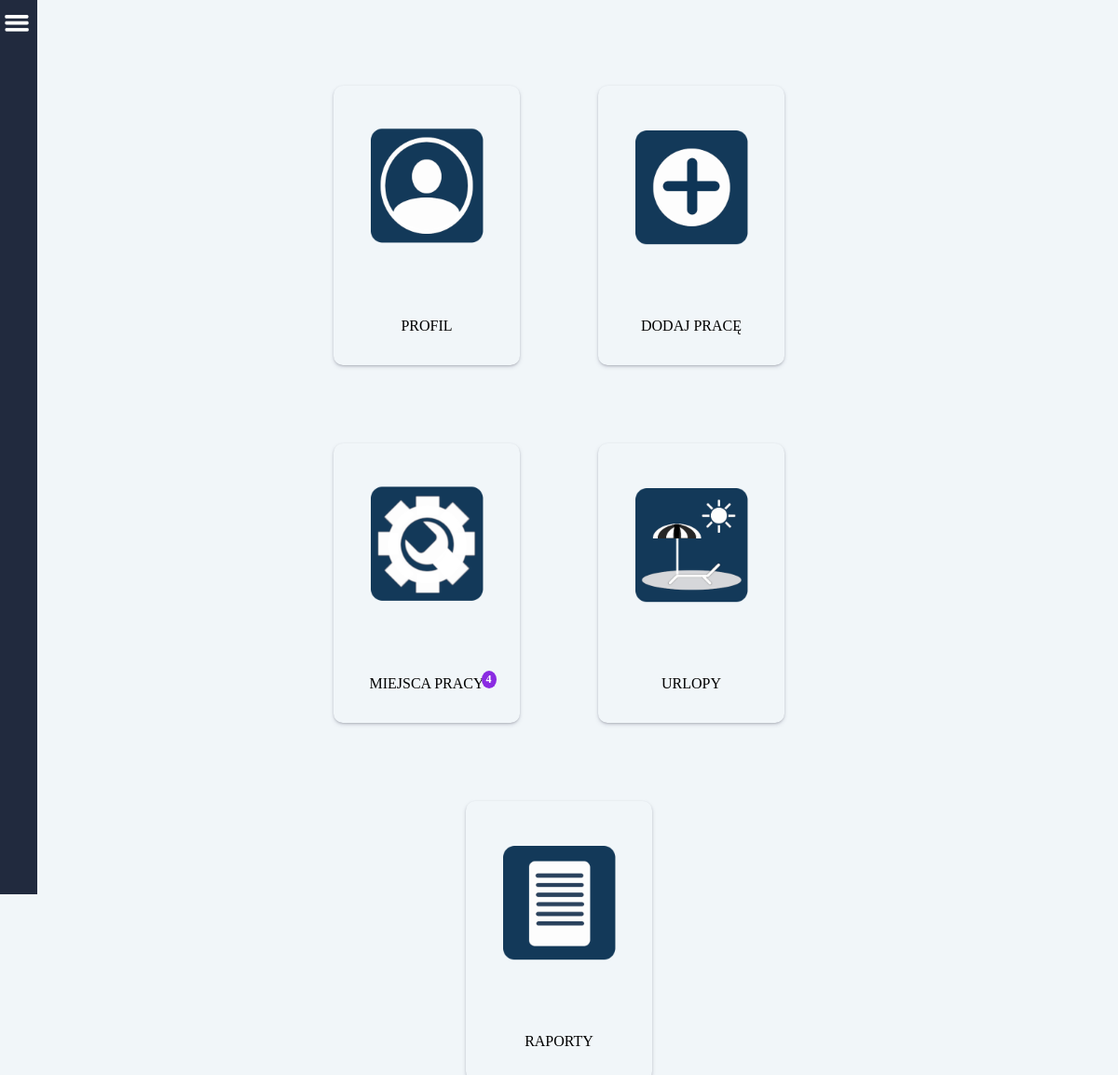
The page /home/ (signed in) on the database as committed earlier.
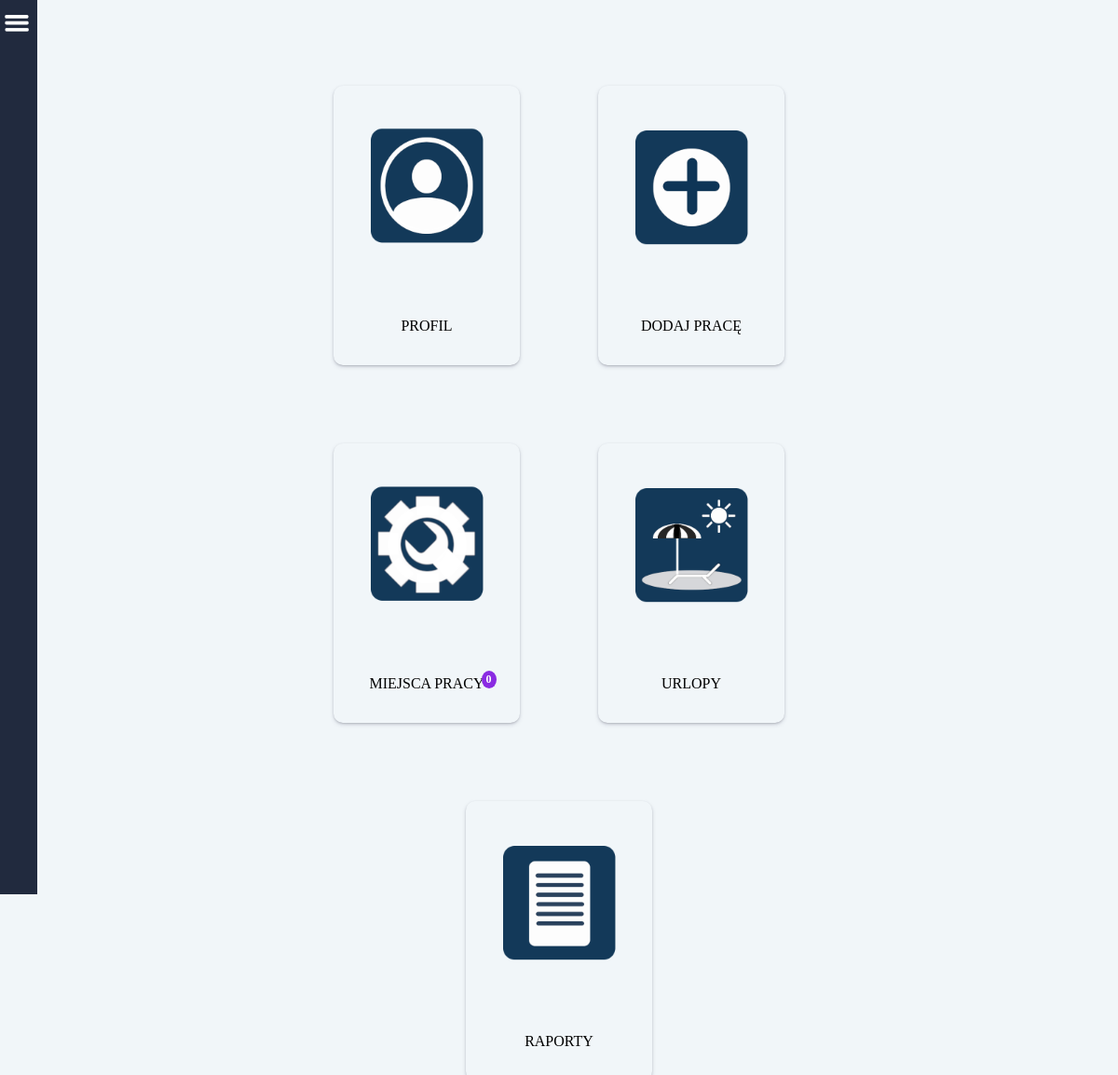
The same page on the database as committed later.
### users/models.py (models this page shows, shortened)
class CustomUser(AbstractBaseUser, PermissionsMixin):
    username = models.CharField(
        _('Użytkownik'),
        null=True,
        max_length= 255,
        )
    email = models.EmailField(_("email"), unique=True)
    fp_token = models.CharField(
        null=True,
        max_length=192,
        unique=True,
    )
    birthday = models.CharField(
        _('Data urodzenia'),
        null=True,
        max_length= 55,
        )
    birthplace = models.CharField(
        _('Miejsce urodzenia'),
        null=True,
        max_length= 255,
        )
    workplace = models.CharField(
        _('Miejsce pracy'),
        null=True,
        max_length= 255,
        )
    religion = models.CharField(
        _('Religia'),
        null=True,
        max_length= 255,
        )
    insurance_number = models.CharField(
        _('Numer ubezpieczenia'),
        null=True,
        max_length= 255,
        )
    tax_number = models.CharField(
        _('Numer podatkowy'),
        null=True,
        max_length= 255,
        )
    adress_pl = models.CharField(
        _('Adres w Polsce'),
        null=True,
        max_length= 255,
        )
    adress_de = models.CharField(
        _('Adres w Niemczech'),
        null=True,
        max_length= 255,
        )
    profession = models.CharField(
        _('Zawód'),
        null=True,
        max_length= 255,
        )
    position = models.CharField(
        _('Stanowisko (pracuje w)'),
        null=True,
        max_length= 255,
        )
    internal_tax_number = models.CharField(
        _('Wewnętrzny numer podatkowy'),
        null=True,
        max_length= 255,
        )
    nfz_name = models.CharField(
        _('NFZ - nazwa'),
        null=True,
        max_length= 255,
        )
    nfz_adress = models.CharField(
        _('NFZ - adres'),
        null=True,
        max_length= 255,
        )
    phone_number = models.CharField(
        _('Telefon'),
        null=True,
        max_length= 255,
        )
    bank = models.CharField(
        _('Nazwa banku'),
        null=True,
        max_length= 255,
        )
    bic_swift = models.CharField(
        _('BIC/SWIFT'),
        null=True,
        max_length= 255,
        )
    bank_account = models.CharField(
        _('Konto i właściciel'),
        null=True,
        max_length= 255,
        )
    health_insurance_de = models.CharField(
        _('Ubezpieczenie w Niemczech'),
        null=True,
        max_length= 255,
        )
    health_insurance_de_number = models.CharField(
        _('KK VersNr'),
        null=True,
        max_length= 255,
        )
    shoe_size = models.CharField(
        _('Rozmiar buta'),
        null=True,
        max_length= 255,
        )
    growth = models.CharField(
        _('Wzrost'),
        null=True,
        max_length= 255,
        )
    work_clothes = models.CharField(
        _('Ubranie robocze'),
        null=True,
        max_length= 255,
        )
    rights = models.CharField(
        _('Uprawnienia'),
        null=True,
        max_length= 255,
        )
    payment = models.FloatField(
        _('Stawka za godzinę'),
        default=0
    )
    vacations_days_quantity = models.IntegerField(
        _('Ilość przysługujących dni urlopu'),
        null=True,
    )
    vacations_days_quantity_de = models.IntegerField(
        _('Ilość przysługujących dni urlopu'),
        null=True,
    )
    vacacions_on_demand = models.IntegerField(
        _('Ilość dni urlopu na żądanie'),
        default=4,
    )
    cares_vacations = models.IntegerField(
        _('Ilość dni urlopu opiekuńczego'),
        default=5,
    )
    force_majeure_vacations = models.IntegerField(
        _('Ilość godzin urlopu z powodu siły wyższej'),
        default=16,
    )
    compassionate_vacations = models.IntegerField(
        _('Ilość dni urlopu okolicznościowego'),
        default=2,
    )
    last_year_vacations_days_quantity = models.IntegerField(
        _('Ilość przysługujących dni urlopu za zeszły rok'),
        null=True,
    )
    last_year_vacations_days_quantity_de = models.IntegerField(
        _('Ilość przysługujących dni urlopu za zeszły rok'),
        null=True,
    )
    days_to_use_in_current_year = models.IntegerField(
        _('Do użycia w bieżącym roku'),
        null=True,
    )
    days_to_use_in_current_year_de = models.IntegerField(
        _('Do użycia w bieżącym roku'),
        null=True,
    )
    is_staff = models.BooleanField(default=False)
    is_active = models.BooleanField(default=True)
    date_joined = models.DateTimeField(
        _('Data rejestracji'),
        default=timezone.now,
        )
    USERNAME_FIELD = "email"
    EMAIL_FIELD = "email"
    REQUIRED_FIELDS = []
    objects = CustomUserManager()

### main/models.py (models this page shows)
class IsRead(models.Model):
    message = models.ForeignKey(
        Message,
        on_delete=models.CASCADE,
    )
    username = models.CharField(
        null=True,
        max_length=50,
    )
    work_object = models.ForeignKey(
        WorkObject,
        null=True,
        on_delete=models.PROTECT,
        )
    is_read = models.BooleanField(
        default=False,
    )
    def __str__(self):
        return str(self.id)

### main/views.py (the view)
# urls.py: path('home/', index, name='home'),
def index(request):
    return render(request, "home.html")

### main/templatetags/messages.py (called while the page is built)
@register.simple_tag
def all_messages_quantity(username):
    count = 0
    quantity = IsRead.objects.filter(
        username=username,
        is_read=False,
    )
    print('quantity', quantity)
    for q in quantity:
        count += 1
    return count

### main/templates/home.html (shortened to what this page needs)
{% extends 'base.html' %}
{% load static %}
{% load vacation_requests %}
{% load messages %}
    {% block content %}
    <div class="page-container">
        <div class="row-container">
            <a class="home_part" href="{% url 'user' request.user.pk %}">
                <img src="{% static 'images/profil.png' %}" width="150" height="150">
                <p>PROFIL</p>
            </a>
            <a class="home_part" href="{% url 'user_work' request.user.pk %}">
                <img src="{% static 'images/addwork.png' %}" width="150" height="150">
                <p>DODAJ PRACĘ</p>
            </a>
            <a class="home_part" href="{% url 'work_objects' request.user.pk %}">
                <img src="{% static 'images/workobject.png' %}" width="150" height="150">
                <div class="tags_cont_mini">
                    <p>MIEJSCA PRACY </p>
                    <span class="header_quantity">{% all_messages_quantity request.user.username %}</span>
                </div>
            </a>
            <a class="home_part" href="{% url 'vacations' request.user.pk %}">
                <img src="{% static 'images/vacations.png' %}" width="150" height="150">
                {% if request.user.is_superuser %}
                    <div class="tags_cont_mini">
                        <p>URLOPY</p>
                        <span class="header_quantity">{% request_quantity %}</span>
                    </div>
                {% else %}
                    <p>URLOPY</p>
                {% endif %}
            </a>
            <a class="home_part" href="{% url 'raports' %}">
                <img src="{% static 'images/raports.png' %}" width="150" height="150">
                <p>RAPORTY</p>
            </a>
        </div>
    </div>
    {% endblock %}

Rows that differ between the two databases and show on the page:
changed CustomUser: username "4" → "0"
